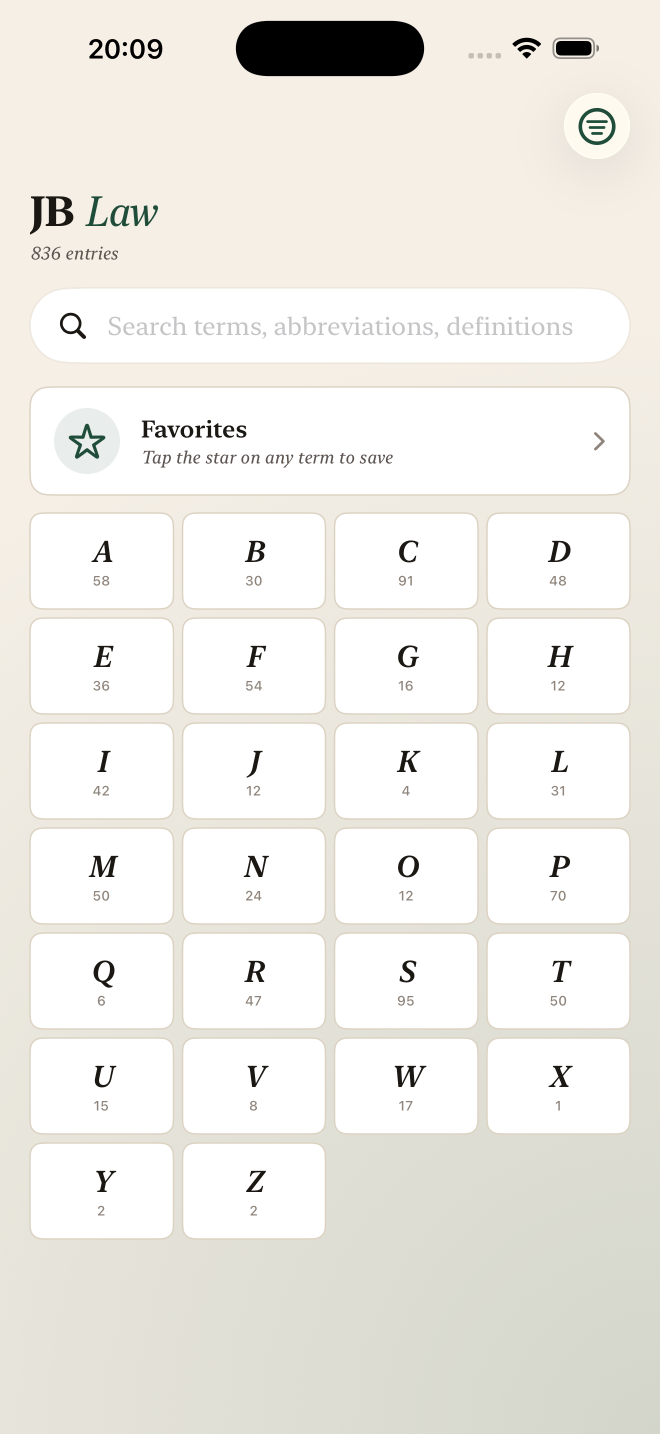
#> input picture screenshots/jb-law/iphone-17-pro-max/1_home.png, 1320 x 2868 px (shown at 1/2 size)
$ python composite_law_screenshots.py
#> lines starting #> are read from the running program, lines starting #| are printed output that depends on the picture
#> in main, img is the input picture: PIL image 1320x2868 RGBA; mean R, G, B, A 238.8, 237, 231.9, 255
"""Composite iPhone 17 Pro Max screenshots onto Apple's required canvas sizes.

Mirrors the JB AI/Pharma flow: scale-to-fit + cream pillaring rather than
re-shooting on each simulator.

Inputs:  screenshots/jb-law/iphone-17-pro-max/N_name.png   (1320×2868 native)
Outputs: screenshots/jb-law/iphone-6.5/N_name.png          (1284×2778, Apple 6.5")
         screenshots/jb-law/ipad-13/N_name.png             (2064×2752, Apple iPad 13")
"""
from PIL import Image
from pathlib import Path

ROOT = Path(__file__).parent.parent
APP = "jb-law"
SRC = ROOT / "screenshots" / APP / "iphone-17-pro-max"

CREAM = (245, 239, 230)  # #F5EFE6

# Apple's required dimensions
TARGETS = {
    "iphone-6.5": (1284, 2778),   # iPhone 6.5" display
    "ipad-13":    (2064, 2752),   # iPad Pro 13" (M4)
}


def fit_with_pillar(src_img: Image.Image, target_w: int, target_h: int,
                    pad_pct: float = 0.0) -> Image.Image:
    """Scale src to fit inside target while preserving aspect, then composite
    centred on a cream background.

    pad_pct: extra cream margin around the image (0.0 = fill, 0.05 = 5% padding).
    """
#> called with target_w = 1284, target_h = 2778, pad_pct = 0
    canvas = Image.new("RGB", (target_w, target_h), CREAM)
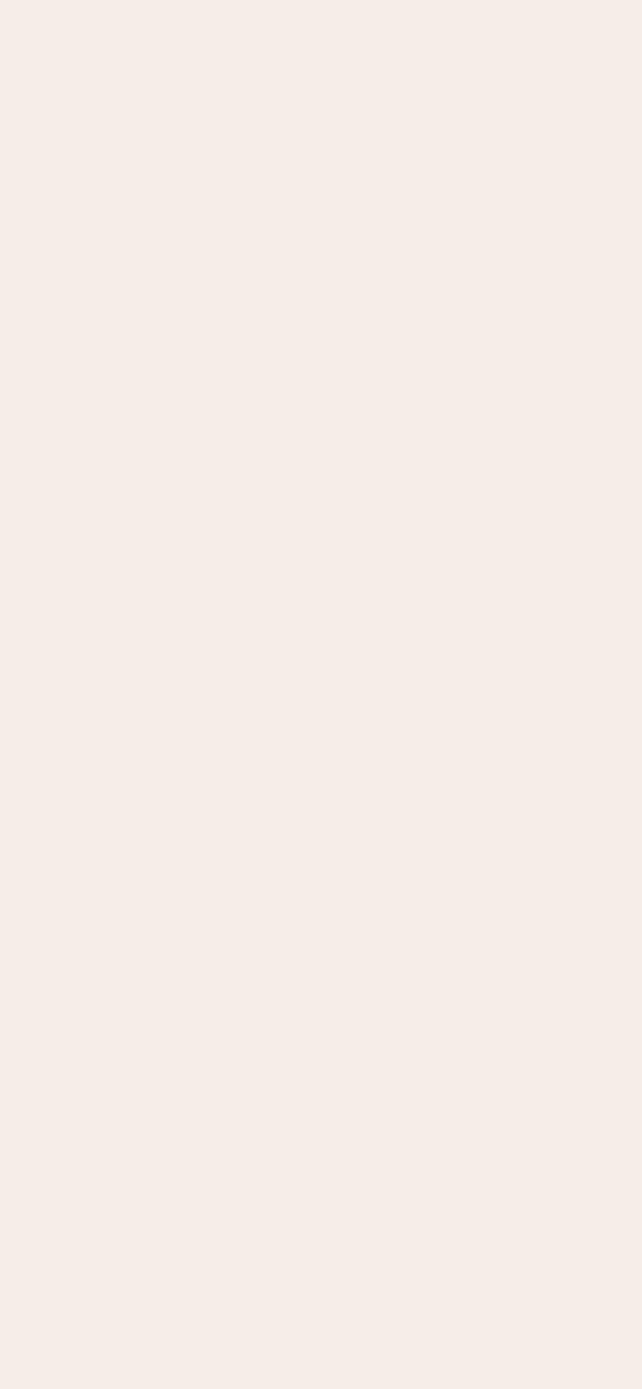
#> canvas: PIL image 1284x2778 RGB (shown at 1/2 size); mean R, G, B 245, 239, 230
    sw, sh = src_img.size
#> sw = 1320; sh = 2868

    avail_w = target_w * (1 - 2 * pad_pct)
    avail_h = target_h * (1 - 2 * pad_pct)

    # Scale to fit
    scale = min(avail_w / sw, avail_h / sh)
#> scale = 0.969
    nw, nh = int(sw * scale), int(sh * scale)
#> nw = 1278; nh = 2778
    scaled = src_img.resize((nw, nh), Image.LANCZOS)

    # Centre
    ox = (target_w - nw) // 2
#> ox = 3
    oy = (target_h - nh) // 2
#> oy = 0
    canvas.paste(scaled, (ox, oy))
    return canvas


def main():
    src_files = sorted(SRC.glob("*.png"))
    if not src_files:
        print(f"No source screenshots in {SRC}")
        return

    print(f"Source: {len(src_files)} file(s) from {SRC.name}")

    for label, (tw, th) in TARGETS.items():
        out_dir = ROOT / "screenshots" / APP / label
        out_dir.mkdir(parents=True, exist_ok=True)
        # iPad needs more pillaring because aspect ratio is wider; iPhone
        # 6.5" is essentially the same aspect so no padding needed.
        pad = 0.04 if label.startswith("ipad") else 0.0
        for src in src_files:
            img = Image.open(src)
            composed = fit_with_pillar(img, tw, th, pad_pct=pad)
            dest = out_dir / src.name
            composed.save(dest, "PNG", optimize=True)
            print(f"  {label}: {src.name} -> {tw}x{th}")


if __name__ == "__main__":
    main()
